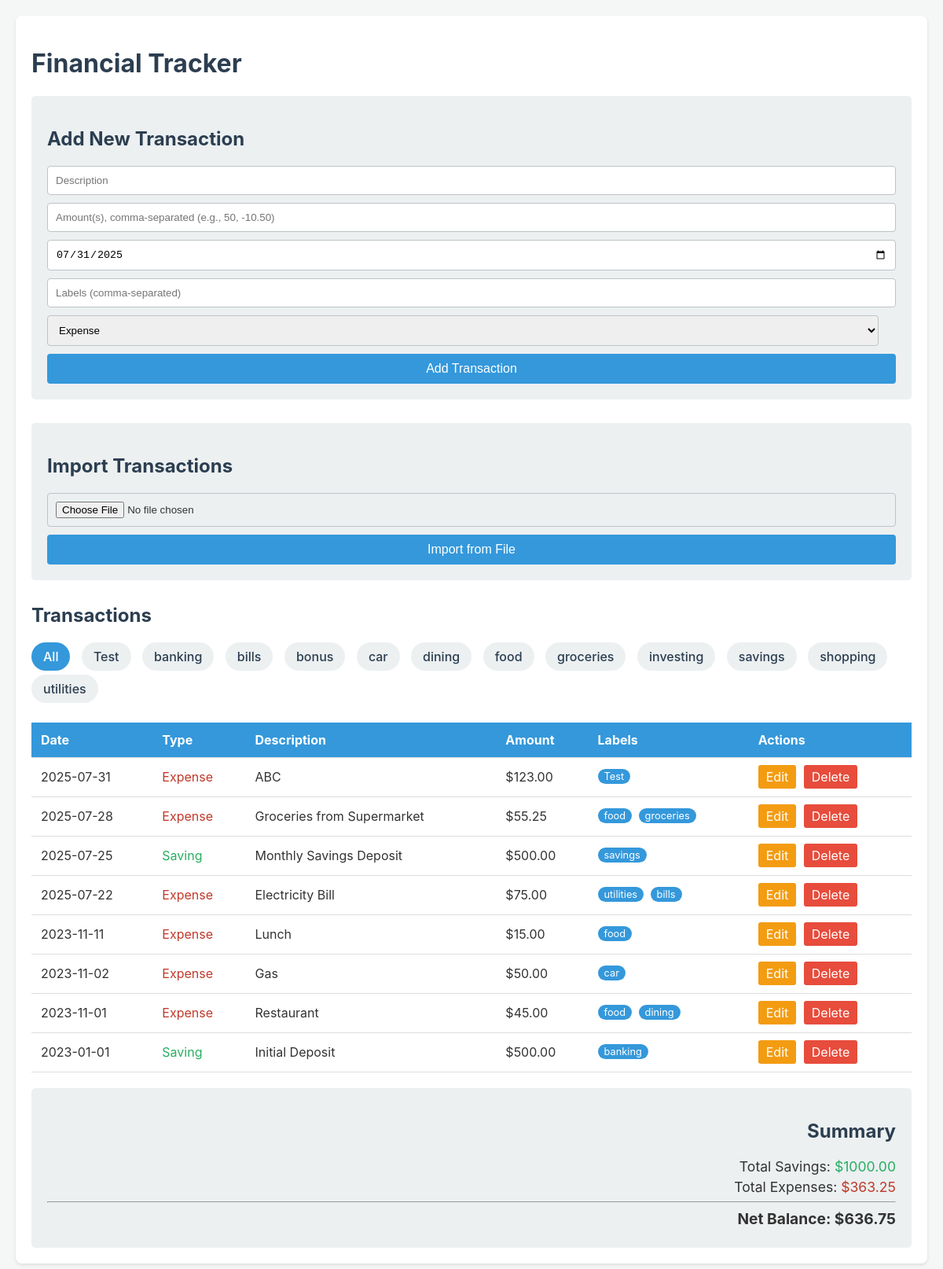
Before: / with the older database file.
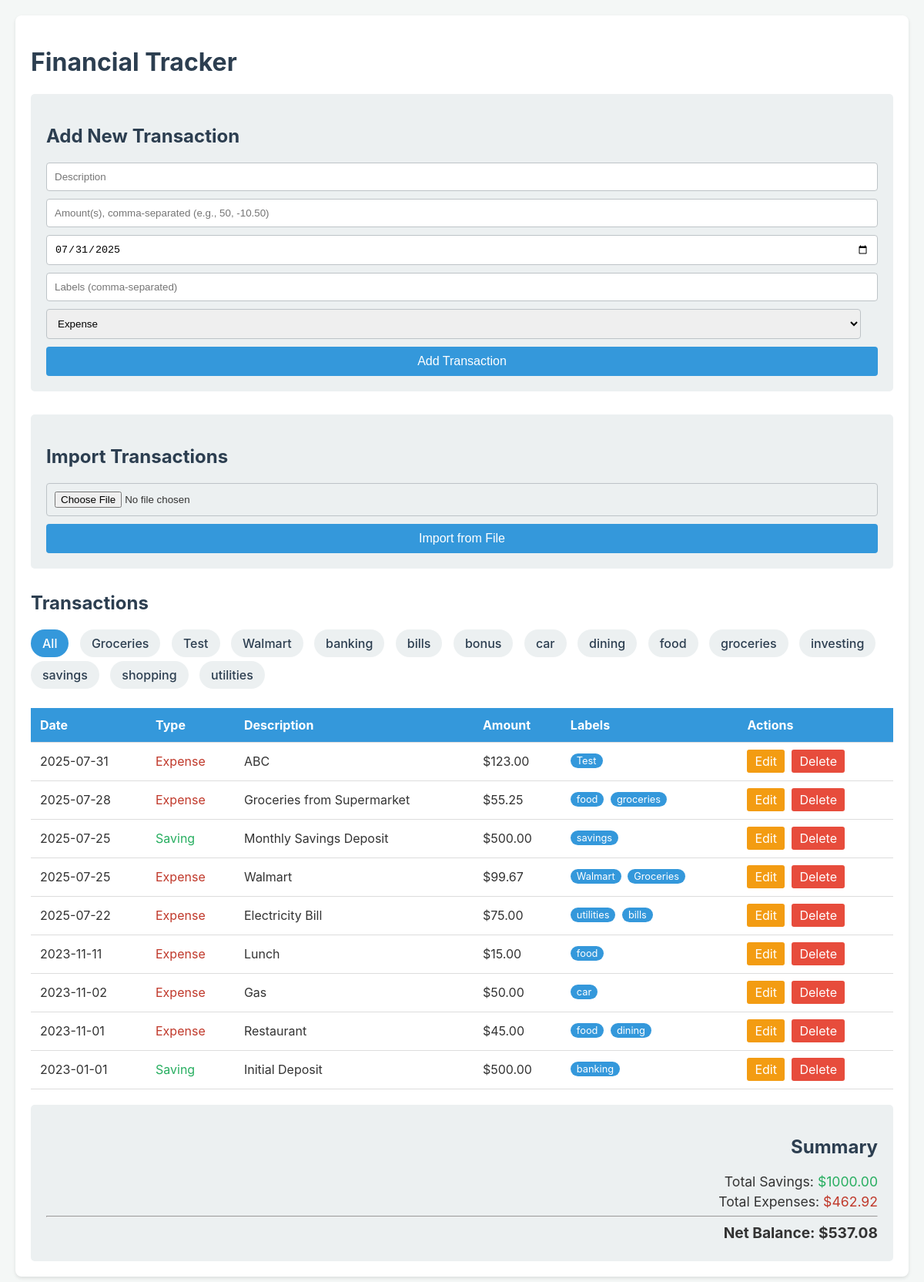
After: the same page with the newer database file.
### tables this page shows
CREATE TABLE labels (
                id INTEGER PRIMARY KEY AUTOINCREMENT,
                name TEXT NOT NULL UNIQUE
            );

CREATE TABLE transactions (
                id INTEGER PRIMARY KEY AUTOINCREMENT,
                type TEXT NOT NULL CHECK(type IN ('expense', 'saving')),
                description TEXT NOT NULL,
                amount REAL NOT NULL,
                transaction_date TEXT,
                timestamp DATETIME DEFAULT CURRENT_TIMESTAMP
            );

### app.py (the view)
@app.route('/')
def index():
    label_filter = request.args.get('label')
    transactions = get_transactions_db(label_filter=label_filter)
    labels = get_all_labels_db()
    total_savings = sum(t['amount'] for t in transactions if t['type'] == 'saving')
    total_expenses = sum(t['amount'] for t in transactions if t['type'] == 'expense')
    net_balance = total_savings - total_expenses
    totals = {
        'savings': total_savings,
        'expenses': total_expenses,
        'net': net_balance
    }
    today = datetime.date.today().isoformat()
    return render_template('index.html', transactions=transactions, totals=totals, today=today, labels=labels, selected_label=label_filter)

### app.py (called while the page is built)
def create_connection():
    conn = None
    try:
        conn = sqlite3.connect('finance.db', check_same_thread=False)
    except Error as e:
        print(e)
    return conn

def get_all_labels_db():
    conn = create_connection()
    try:
        conn.row_factory = sqlite3.Row
        cur = conn.cursor()
        cur.execute("SELECT id, name FROM labels ORDER BY name")
        rows = cur.fetchall()
        return rows
    except Error as e:
        print(f"Failed to retrieve labels: {e}")
        return []
    finally:
        if conn:
            conn.close()

### templates/index.html (shortened to what this page needs)
<!DOCTYPE html>
<html lang="en">
<head>
</head>
<body>
    <div class="container">
        <h1>Financial Tracker</h1>
        <form action="/add" method="post">
            <h2>Add New Transaction</h2>
            <input type="text" name="description" placeholder="Description" required>
            <input type="text" name="amount" placeholder="Amount(s), comma-separated (e.g., 50, -10.50)" required>
            <input type="date" name="transaction_date" value="{{ today }}">
            <input type="text" name="labels" placeholder="Labels (comma-separated)">
            <select name="type">
                <option value="expense">Expense</option>
            </select>
            <button type="submit">Add Transaction</button>
        </form>
        <form action="/import" method="post" enctype="multipart/form-data">
            <h2>Import Transactions</h2>
            <input type="file" name="file" accept=".json,.csv" required>
            <button type="submit">Import from File</button>
        </form>
        <h2>Transactions</h2>
        <div class="filter-container">
            <a href="{{ url_for('index') }}" class="{{ 'active' if not selected_label else '' }}">All</a>
            {% for label in labels %}
            <a href="{{ url_for('index', label=label.name) }}" class="{{ 'active' if selected_label == label.name else '' }}">{{ label.name }}</a>
            {% endfor %}
        </div>
        <table>
            <thead>
                <tr>
                    <th>Date</th>
                    <th>Type</th>
                    <th>Description</th>
                    <th>Amount</th>
                    <th>Labels</th>
                    <th>Actions</th>
                </tr>
            </thead>
            <tbody>
                {% for transaction in transactions %}
                <tr>
                    <td>{{ transaction.transaction_date }}</td>
                    <td class="{{ transaction.type }}">{{ transaction.type.capitalize() }}</td>
                    <td>{{ transaction.description }}</td>
                    <td>${{ "%.2f"|format(transaction.amount) }}</td>
                    <td>
                        {% if transaction.labels %}
                            {% for label in transaction.labels.split(',') %}
                                <span class="label">{{ label }}</span>
                            {% endfor %}
                        {% endif %}
                    </td>
                    <td class="actions">
                        <a href="{{ url_for('edit_transaction_route', trans_id=transaction.id) }}" class="edit-btn">Edit</a>
                        <a href="{{ url_for('delete_transaction_route', trans_id=transaction.id) }}" class="delete-btn" onclick="return confirm('Are you sure you want to delete this item?');">Delete</a>
                    </td>
                </tr>
                {% endfor %}
            </tbody>
        </table>
        <div class="summary">
            <h2>Summary</h2>
            <p>Total Savings: <span class="saving">${{ "%.2f"|format(totals.savings) }}</span></p>
            <p>Total Expenses: <span class="expense">${{ "%.2f"|format(totals.expenses) }}</span></p>
            <hr>
            <p class="net-balance">Net Balance: <span>${{ "%.2f"|format(totals.net) }}</span></p>
        </div>
    </div>
</body>
</html>

Changed rows visible on the page:
added labels: name "Groceries"
added labels: name "Walmart"
added transactions: amount "99.67", label "Walmart" "Groceries"
Other visible differences:
{{ "%.2f"|format(totals.expenses) }}: "363.25" → "462.92"
{{ "%.2f"|format(totals.net) }}: "636.75" → "537.08"
